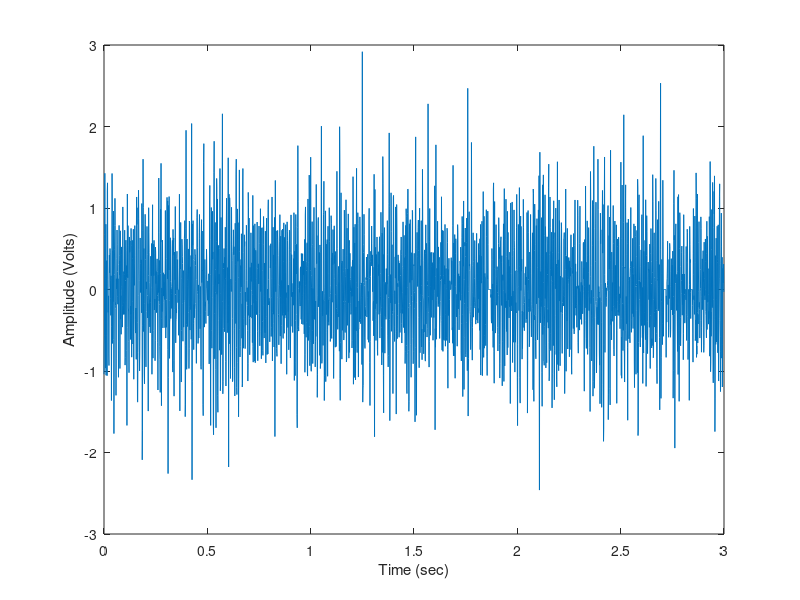

Source code (MATLAB): (Note: this script raises an error after producing the figure.)
clear
clc
whos addpath()
load emgfs1KT3CH1.mat

dt = .001;
timeSpan = 3;
N=timeSpan/dt;
t = 0:dt:timeSpan-dt;

emg = emg(t<3);



frameTimeSpan = .160;
frameLength = frameTimeSpan/dt;
numFrames = floor(N/frameLength);

emgFrames = reshape(emg(1:numFrames * frameLength), numFrames, frameLength);

figure(1)
subplot(2,1,1), plot(t, emg)
xlabel('Time (sec)')
ylabel('Amplitude (Volts)')
%%
subplot(2,1,2), plot(t(t<frameTimeSpan), emgFrames(1,:), t(t<frameTimeSpan), emg(t<frameTimeSpan))
xlabel('Time (sec)')
ylabel('Amplitude (Volts)')
%%
%part2
load emgData.mat
clf
data_x = emg.reps; % this pulls the number of reps
channel = data_x(2); % this pulling the second rep
channel_data = channel.data;
channel1 = channel_data(:,1);
channel2 = channel_data(:,2);
channel3 = channel_data(:,3);
channel4 = channel_data(:,4);
channel5 = channel_data(:,5);
channel6 = channel_data(:,6);
channel7 = channel_data(:,7);
channel8 = channel_data(:,8);

channel1 = channel1(t<3);
channel2 = channel2(t<3);
channel3 = channel3(t<3);
channel4 = channel4(t<3);
channel5 = channel5(t<3);
channel6 = channel6(t<3);
channel7 = channel7(t<3);
channel8 = channel8(t<3);

plot(t, channel1)
xlabel('Time (sec)')
ylabel('Amplitude (Volts)')

WL = getWL(channel1);
SSC = getSSC(channel1);
ZC = getZC(channel1);
MAV = getMAV(channel1);

%%
%part4
cellArrayReps={};

for i = 1:length(data_x)
    repsData = data_x(i).data;
    featureVectorsMain = getFeatures(repsData, frameLength, numFrames);
    cellArrayFeatureVector{i}=featureVectorsMain;
end

concatDataFeatures = vertcat(cellArrayFeatureVector{1}, cellArrayFeatureVector{2},cellArrayFeatureVector{3},cellArrayFeatureVector{4});

%%
%part 7
%Ran into some problems here in the code, kept getting no matches for the
%countNum which compares the testing exmples to the training examples
[trainingExamples, testingExamples] = setUpExamples(concatDataFeatures, 25);

knnModel = fitcknn(trainingExamples.vectors, trainingExamples.labels,'NumNeighbors',15);
[LABEL,POSTERIOR, COST] = predict(knnModel, trainingExamples.vectors);
countNum = 0;
for i =1:length(LABEL)
    if testingExamples.labels == LABEL(i)
        countNum = countNum + 1;
    end
end

disp(countNum)

%%
%part 8



%%
%part5
function [featureVectors] = getFeatures(reps, frameLength, numFrames)
    repsFrames = reshape(reps(1:numFrames * frameLength),frameLength , numFrames);
    featureVectors = zeros(numFrames,4);
    for i = 1:numFrames
        colVec = repsFrames(:,i);
        f1 = getWL(colVec);
        f2 = getSSC(colVec);
        f3 = getZC(colVec);
        f4 = getMAV(colVec);
        featureVectors(i,:) = [f1, f2, f3, f4];
    end
end


%%
%part 6
%input r as 20 for 20%
function [trainingExamples, testingExamples] = setUpExamples(emg, R)   
    [numrows, numcols] = size(emg);
    dataLables = [1:1:numrows];
    trainingLables = sort(randsample(dataLables,round(numrows*(R/100))));
    trainingVector = zeros(length(trainingLables),4);
    for k = 1:length(trainingLables)
        trainingVector(k,:) = emg(k,:);
    end
    testingVector = zeros(numrows-length(trainingLables),4);
    testingLablesZeros = zeros(numrows,1);
    for a = 1:numrows
       if trainingLables~=a
           testingVector(a,:) = emg(a,:);
           testingLablesZeros(a) = a;
       end
    end
    testingLales = nonzeros(testingLablesZeros);
    trainingExamples.vectors = trainingVector;
    trainingExamples.labels = trainingLables;
    
    testingExamples.vectors = testingVector;
    testingExamples.labels = testingLales;
    testingExamples.dataLables = dataLables;
end






